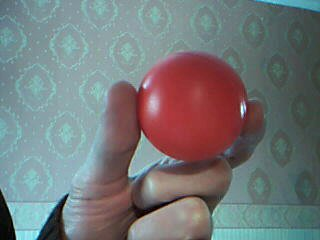
#> input picture MT_cv03/MT_cv03/cv03_red_object.jpg, 320 x 240 px
$ python MT_cv03.py
#> lines starting #> are read from the running program, lines starting #| are printed output that depends on the picture
import cv2
import numpy as np
import matplotlib.pyplot as plt
import struct

def imread_test():
    bgr=cv2.imread('cv03_objekty1.bmp')
    print(str(bgr))
    rgb=cv2.cvtColor(bgr, cv2.COLOR_BGR2RGB)
    h=bgr.shape[0]
    w=bgr.shape[1]
    plt.imshow(bgr)
    plt.colorbar()
    plt.show()

def image_read(filename):
    #cteni hlavicky
#> called with filename = 'cv03_objekty1.bmp'
    f=open(filename, 'rb')
    f.read(18)
    w=struct.unpack('i', f.read(4))[0]
    h=struct.unpack('i', f.read(4))[0]
    f.read(2)
    bpp=struct.unpack('h', f.read(2))[0]
    #print(str(w)+" "+str(h)+" "+str(bpp))
    rgb=np.zeros((w,h,3), dtype=int)
    #bgr=np.zeros((w,h,3))
    f.read(24)
    #offset na konci radku
    offset=4-(w%4)
    #print(str(offset))
    #nacitani dat
    for i in range(w):
        for j in range(h):
            rgb[w-i-1][j][2]=struct.unpack('B', f.read(1))[0]
            rgb[w-i-1][j][1]=struct.unpack('B', f.read(1))[0]
            rgb[w-i-1][j][0]=struct.unpack('B', f.read(1))[0]
        f.read(4-offset)
    # [6 lines of commented-out code are left out]
    return rgb, w, h

def showGray(rgb):
    imgFloat=np.float32(rgb)
    gray=cv2.cvtColor(imgFloat, cv2.COLOR_RGB2GRAY)
    plt.figure("grayscale")
    plt.subplot(1, 2, 1)
    plt.imshow(rgb)
    plt.title("RGB")
    plt.subplot(1,2,2)
    plt.imshow(gray, cmap="gray")
    plt.title("GRAYSCALE")
    plt.show()
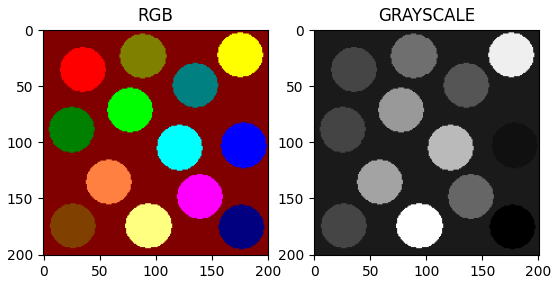
#> figure drawn by matplotlib, 2 panels
    print("showing grayscale")

def showHsv(rgb):
    imgFloat=np.float32(rgb)
    hsv=cv2.cvtColor(imgFloat, cv2.COLOR_RGB2HSV)
#> hsv: shape (201, 201, 3) float32; mean H, S, V 50.3, 1, 159.7
    plt.figure("HSV")
    plt.subplot(2,2,1)
    plt.imshow(rgb)
    plt.title("RGB")
    plt.subplot(2,2,2)
    plt.imshow(hsv[:,:,0], cmap="jet")
    plt.title("H")
    plt.colorbar()
    plt.subplot(2,2,3)
    plt.imshow(hsv[:,:,1], cmap="jet")
    plt.title("S")
    plt.colorbar()
    plt.subplot(2,2,4)
    plt.imshow(hsv[:,:,2], cmap="jet")
    plt.title("V")
    plt.colorbar()
    #print(str(hsv))
    plt.show()
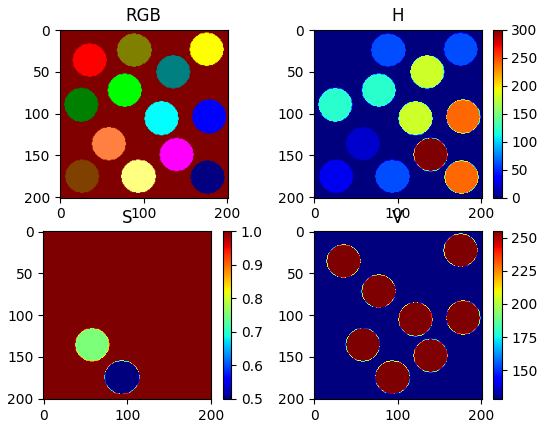
#> figure drawn by matplotlib, 7 panels
    print("showing hsv")

def showYcrcb(rgb):
    imgFloat=np.float32(rgb)
    bgr=cv2.cvtColor(imgFloat, cv2.COLOR_RGB2BGR)
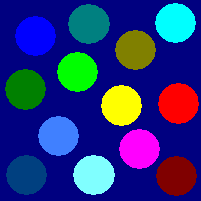
#> bgr: shape (201, 201, 3) float32; mean R, G, B 38.1, 50, 123.7
    ycrcb=cv2.cvtColor(bgr, cv2.COLOR_BGR2YCR_CB)
#> ycrcb: shape (201, 201, 3) float32; mean of channels 0, 1, 2 70.6, 38.3, -17.9
    plt.figure("YCRCB")
    plt.subplot(2,2,1)
    plt.imshow(rgb)
    plt.title("RGB")
    plt.subplot(2,2,2)
    plt.imshow(ycrcb[:,:,0], cmap="gray")
    plt.title("Y")
    plt.colorbar()
    plt.subplot(2,2,3)
    plt.imshow(ycrcb[:,:,1], cmap="jet")
    plt.title("CR")
    plt.colorbar()
    plt.subplot(2,2,4)
    plt.imshow(ycrcb[:,:,2], cmap="jet")
    plt.title("CB")
    plt.colorbar()
    plt.show()
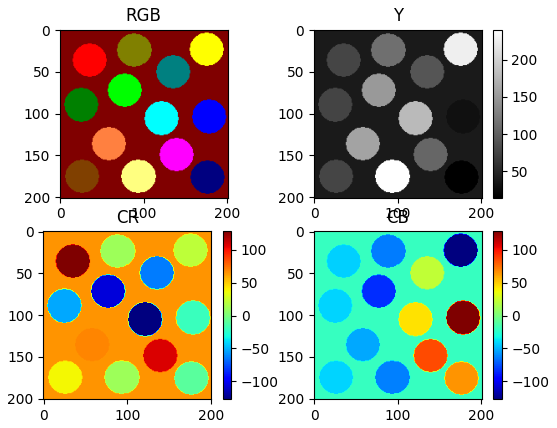
#> figure drawn by matplotlib, 7 panels
#> further down, jpgData is the input picture: shape (240, 320, 3); mean B, G, R 121.5, 120.6, 116.1
    print("showing ycrcb")

def prahovani(bgr):
    rgb=cv2.cvtColor(bgr, cv2.COLOR_BGR2RGB)
    prahRGB=rgb.copy()
    h=rgb.shape[0]
#> h = 240
    w=rgb.shape[1]
#> w = 320
    for i in range(w):
        for j in range(h):
            row=rgb[j][i]
            red=int(row[0])
            green=int(row[1])
            blue=int(row[2])
            try:
                r=red / (red + green + blue)
                if r<0.5:
                    prahRGB[j][i][0]=255
                    prahRGB[j][i][1]=255
                    prahRGB[j][i][2]=255
            except:
                prahRGB[j][i][0]=255
                prahRGB[j][i][1]=255
                prahRGB[j][i][2]=255
                continue
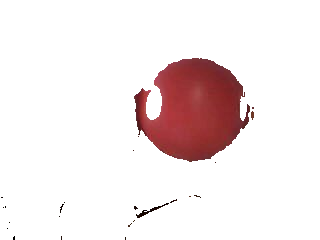
#> prahRGB: shape (240, 320, 3); mean R, G, B 242.7, 232.6, 232.9
    plt.figure("prahovani")
    plt.subplot(1, 2, 1)
    plt.imshow(rgb)
    plt.title("RGB")
    plt.subplot(1,2,2)
    plt.imshow(prahRGB)
    plt.title("r>0.5")
    plt.show()
    print("showing prahovani")

if __name__ == "__main__":
    #imread_test()
    data, width, height=image_read('cv03_objekty1.bmp')
    showGray(data)
    showHsv(data)
    showYcrcb(data)
    jpgData=cv2.imread("cv03_red_object.jpg")
    prahovani(jpgData)
    print("done")
